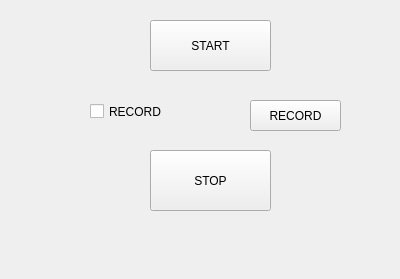
<?xml version="1.0" encoding="UTF-8"?>
<ui version="4.0">
 <class>MainWindow</class>
 <widget class="QMainWindow" name="MainWindow">
  <property name="geometry">
   <rect>
    <x>0</x>
    <y>0</y>
    <width>400</width>
    <height>279</height>
   </rect>
  </property>
  <property name="windowTitle">
   <string>MainWindow</string>
  </property>
  <widget class="QWidget" name="centralWidget">
   <widget class="QPushButton" name="pushButton_start">
    <property name="geometry">
     <rect>
      <x>150</x>
      <y>20</y>
      <width>121</width>
      <height>51</height>
     </rect>
    </property>
    <property name="text">
     <string>START</string>
    </property>
   </widget>
   <widget class="QPushButton" name="pushButton_stop">
    <property name="geometry">
     <rect>
      <x>150</x>
      <y>150</y>
      <width>121</width>
      <height>61</height>
     </rect>
    </property>
    <property name="text">
     <string>STOP</string>
    </property>
   </widget>
   <widget class="QCheckBox" name="checkBox">
    <property name="geometry">
     <rect>
      <x>90</x>
      <y>100</y>
      <width>92</width>
      <height>23</height>
     </rect>
    </property>
    <property name="text">
     <string>RECORD</string>
    </property>
   </widget>
   <widget class="QPushButton" name="pushButton_record">
    <property name="geometry">
     <rect>
      <x>250</x>
      <y>100</y>
      <width>91</width>
      <height>31</height>
     </rect>
    </property>
    <property name="text">
     <string>RECORD</string>
    </property>
   </widget>
  </widget>
 </widget>
 <layoutdefault spacing="6" margin="11"/>
 <resources/>
 <connections/>
</ui>
